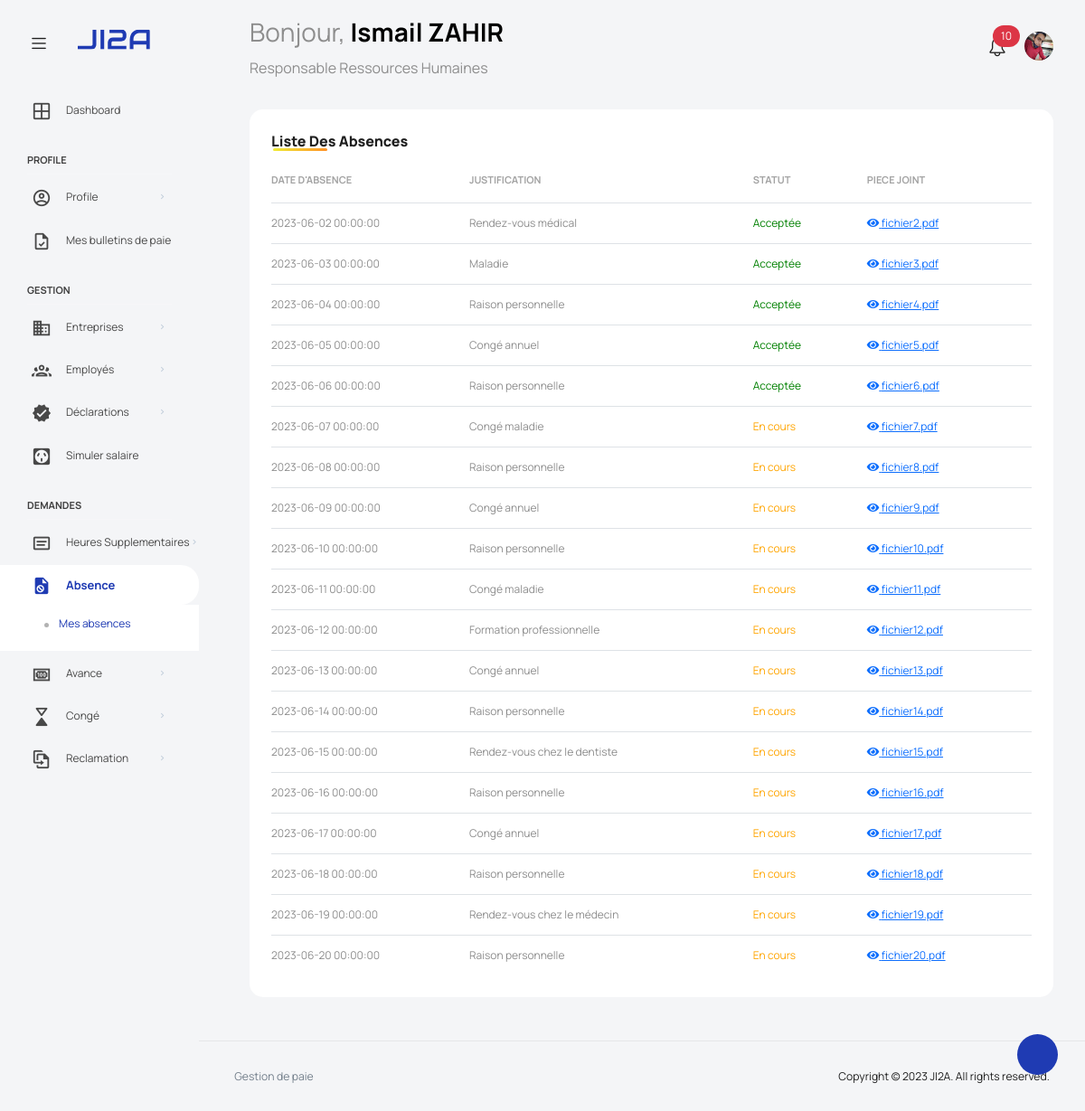
Screenshot of /views/visualiserabscence (signed in) with the database file from the repository.
### tables this page shows
CREATE TABLE IF NOT EXISTS employe (
  idEmploye     INT(11) PRIMARY KEY AUTO_INCREMENT,
  nom           VARCHAR(20) NOT NULL,
  prenom        VARCHAR(20) NOT NULL,
  cin           VARCHAR(10) UNIQUE NOT NULL,
  sexe          ENUM('Homme', 'Femme') NOT NULL,
  dateNaiss     DATE NOT NULL,
  adresse       VARCHAR(100) NOT NULL,
  ville         VARCHAR(20) NOT NULL,
  email         VARCHAR(100) UNIQUE NOT NULL,
  phone         VARCHAR(10) NOT NULL,
  image         VARCHAR(80) NOT NULL,
  situationF    ENUM('Célibataire', 'Marié') NOT NULL,
  nbEnfants     INT(2) NOT NULL,
  diplome       VARCHAR(40) NOT NULL,
  numCNSS       VARCHAR(24) NOT NULL,
  numAMO        VARCHAR(24) NOT NULL,
  numCIMR       VARCHAR(24),  
  numIGR        VARCHAR(24) NOT NULL,
  password      VARCHAR(60) NOT NULL,
  createdAt     DATETIME DEFAULT CURRENT_TIMESTAMP,
  createdBy     INT(11)
);

CREATE TABLE IF NOT EXISTS absence (
  idAbsence     INT(11) PRIMARY KEY AUTO_INCREMENT,
  dateAbsence   DATETIME NOT NULL,
  nbJours       INT(3) NOT NULL,
  justification TEXT,
  status        ENUM('En cours', 'Acceptée','Refusée') NOT NULL,
  idEmploye     INT (11) NOT NULL,
  pieceJoint    VARCHAR(120)
);

### scripts/employe.inc.php (called while the page is built, shortened)
<?php
  function getNotifications ($id)
  {
    require 'connect.php';
    $stm = $pdo->prepare("SELECT * FROM reclamation NATURAL JOIN employe
                          WHERE status = 'En cours' AND responsable = ?
                          ORDER BY dateReclamation DESC");
    $stm->execute([$id]);
    return $stm->fetchAll(PDO::FETCH_ASSOC);
  }

### scripts/connect.php (called while the page is built, shortened)
<?php
  try
  {
    $user   = DB_USER;
  }
  catch (PDOException $e)
  {
    die("Erreur lors de la connexion à la base de données: ".$e->getMessage());
  }

### views/visualiserabscence.php (the view, shortened to what this page needs)
<?php
  require_once '../scripts/connect.php';
  $req = "SELECT * FROM absence ";
  $stmt = $pdo->prepare($req);
  $stmt->execute();
  $result = $stmt->fetchAll(PDO::FETCH_ASSOC);
?>
<!DOCTYPE html>
<html lang="en">
<head>
  <link rel="stylesheet" href="https://cdnjs.cloudflare.com/ajax/libs/font-awesome/5.15.3/css/all.min.css" />
</head>
<body>
  <div class="container-scroller">
    <?php include('partials/_navbar.php'); ?>
    <div class="container-fluid page-body-wrapper">
      <?php include('partials/_sidebar.php'); ?>
      <div class="main-panel">
        <div class="content-wrapper">
          <div class="row">
            <div class="col-sm-12">
              <div class="home-tab">
                <div class="row flex-grow">
                  <div class="col-12 grid-margin stretch-card">
                    <div class="card card-rounded">
                      <div class="card-body">
                        <div class="d-sm-flex justify-content-between align-items-start">
                          <div>
                            <h4 class="card-title card-title-dash title">Liste des absences</h4>
                          </div>
                        </div>
                        <div class="table-responsive  mt-1">
                          <table class="table select-table" id="table">
                            <thead>
                              <tr>
                                <th>Date d'absence</th>
                                <th>Justification</th>
                                <th>Statut</th>
                                <th>Piece joint</th>
                              </tr>
                            </thead>
                            <tbody>
  <?php foreach ($result as $row): ?>
    <tr>
      <td><?php echo $row['dateAbsence']; ?></td>
      <td><?php echo $row['justification']; ?></td>
      <td>
        <?php
        $status = $row['status'];
        $statusColor = '';
        if ($status == 'Acceptée') {
          $statusColor = 'green';
        } elseif ($status == 'En cours') {
          $statusColor = 'orange';
        } elseif ($status == 'Refusée') {
          $statusColor = 'red';
        }
        ?>
        <span style="color: <?php echo $statusColor; ?>"><?php echo $status; ?></span>
      </td>
      <td>
  <?php if (!empty($row['pieceJoint'])): ?>
    <a href="#" class="view-piece" data-src="files/absences/<?php echo $row['pieceJoint']; ?>">
      <i class="fas fa-eye"></i> <?php echo $row['pieceJoint']; ?>
    </a>
  <?php else: ?>
    Aucune pièce jointe
  <?php endif; ?>
</td>
    </tr>
  <?php endforeach; ?>
</tbody>
                          </table>
                        </div>
                      </div>
                    </div>
                  </div>
                </div>
              </div>
            </div>
          </div>
        </div>
      </div>
    </div>
  </div>
</body>
</html>

### views/partials/_navbar.php (shortened to what this page needs)
<nav class="navbar default-layout col-lg-12 col-12 p-0 fixed-top d-flex align-items-top flex-row">
  <div class="text-center navbar-brand-wrapper d-flex align-items-center justify-content-start">
    <div class="me-3">
      <button class="navbar-toggler navbar-toggler align-self-center" type="button" data-bs-toggle="minimize">
        <span class="icon-menu"></span>
      </button>
    </div>
    <div>
      <a class="navbar-brand brand-logo" href="home">
        <img src="images/logo.svg" alt="logo" />
      </a>
    </div>
  </div>
  <?php
    if (isset($_SESSION['admin']))
    {
      $user = $_SESSION['admin'];
      $user['poste'] = "Espace Administrateur";
    }
    else $user = $_SESSION['auth'];
  ?>
  <div class="navbar-menu-wrapper d-flex align-items-top">
    <ul class="navbar-nav">
      <li class="nav-item font-weight-semibold d-none d-lg-block ms-0">
        <h1 class="welcome-text">Bonjour, <span class="text-black fw-bold"><?php echo $user['prenom']." ".$user['nom']; ?></span></h1>
        <h3 class="welcome-sub-text"><?php echo $user['poste']; ?></h3>
      </li>
    </ul>
    <ul class="navbar-nav ms-auto">
    <?php
      if (isset($_SESSION['auth'])):
      require_once '../scripts/employe.inc.php';
      $notifications = getNotifications($user['idEmploye']);
    ?>
      <li class="nav-item dropdown ">
        <a class="nav-link count-indicator" id="notificationDropdown" href="#" data-bs-toggle="dropdown">
          <i class="icon-bell"></i>
          <span class="position-absolute top-0 start-100 translate-middle badge rounded-pill bg-danger">
          <?php echo count($notifications); ?>
          </span>
        </a>
      </li>
      <?php endif; ?>
      <li class="nav-item dropdown d-none d-lg-block user-dropdown">
        <a class="nav-link" id="UserDropdown" href="#" data-bs-toggle="dropdown" aria-expanded="false">
          <img class="img-xs rounded-circle" src="images/profile/<?php echo $user['image']; ?>" alt="Profile image"> </a>
      </li>
    </ul>
  </div>
</nav>

### views/css/style.css (style rules this page uses)
body { background-color: #F4F5F7; margin: 0; }
.title { font-size: 25px; font-weight: 500; position: relative; margin-bottom: 20px; }
.title::before { content: ""; position: absolute; left: 2px; bottom: 0; height: 3px; width: 60px; border-radius: 5px; background: linear-gradient(135deg, #efef38, #ff9027); }

### rows the page displays
employe: image (picture)
absence: dateAbsence "2023-06-02 00:00:00", justification "Rendez-vous médical", status "Acceptée", pieceJoint "fichier2.pdf"
absence: dateAbsence "2023-06-03 00:00:00", justification "Maladie", status "Acceptée", pieceJoint "fichier3.pdf"
absence: dateAbsence "2023-06-04 00:00:00", justification "Raison personnelle", status "Acceptée", pieceJoint "fichier4.pdf"
absence: dateAbsence "2023-06-05 00:00:00", justification "Congé annuel", status "Acceptée", pieceJoint "fichier5.pdf"
absence: dateAbsence "2023-06-06 00:00:00", justification "Raison personnelle", status "Acceptée", pieceJoint "fichier6.pdf"
absence: dateAbsence "2023-06-07 00:00:00", justification "Congé maladie", status "En cours", pieceJoint "fichier7.pdf"
absence: dateAbsence "2023-06-08 00:00:00", justification "Raison personnelle", status "En cours", pieceJoint "fichier8.pdf"
absence: dateAbsence "2023-06-09 00:00:00", justification "Congé annuel", status "En cours", pieceJoint "fichier9.pdf"
absence: dateAbsence "2023-06-10 00:00:00", justification "Raison personnelle", status "En cours", pieceJoint "fichier10.pdf"
absence: dateAbsence "2023-06-11 00:00:00", justification "Congé maladie", status "En cours", pieceJoint "fichier11.pdf"
absence: dateAbsence "2023-06-12 00:00:00", justification "Formation professionnelle", status "En cours", pieceJoint "fichier12.pdf"
absence: dateAbsence "2023-06-13 00:00:00", justification "Congé annuel", status "En cours", pieceJoint "fichier13.pdf"
absence: dateAbsence "2023-06-14 00:00:00", justification "Raison personnelle", status "En cours", pieceJoint "fichier14.pdf"
absence: dateAbsence "2023-06-15 00:00:00", justification "Rendez-vous chez le dentiste", status "En cours", pieceJoint "fichier15.pdf"
absence: dateAbsence "2023-06-16 00:00:00", justification "Raison personnelle", status "En cours", pieceJoint "fichier16.pdf"
absence: dateAbsence "2023-06-17 00:00:00", justification "Congé annuel", status "En cours", pieceJoint "fichier17.pdf"
absence: dateAbsence "2023-06-18 00:00:00", justification "Raison personnelle", status "En cours", pieceJoint "fichier18.pdf"
absence: dateAbsence "2023-06-19 00:00:00", justification "Rendez-vous chez le médecin", status "En cours", pieceJoint "fichier19.pdf"
absence: dateAbsence "2023-06-20 00:00:00", justification "Raison personnelle", status "En cours", pieceJoint "fichier20.pdf"

### other values shown
$user['prenom'] "Ismail"
$user['nom'] "ZAHIR"
$user['poste'] "Responsable Ressources Humaines"
count($notifications) "10"
